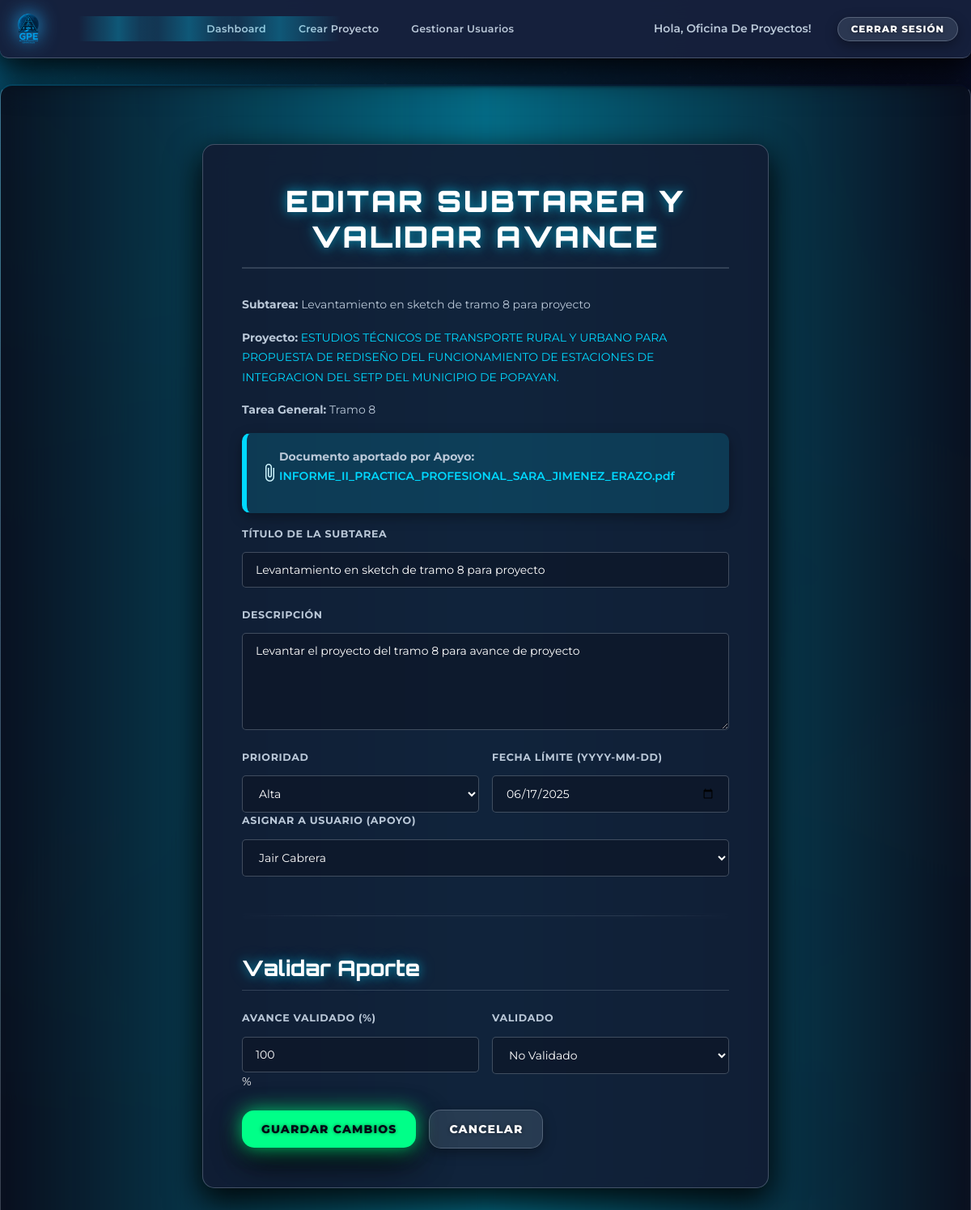
The page /subtarea/1/editar (signed in) on the database its author committed.
### models.py (models this page shows, shortened)
class User(db.Model, UserMixin):
    __tablename__ = 'user'
    id = db.Column(db.Integer, primary_key=True)
    username = db.Column(db.String(20), unique=True, nullable=False)
    email = db.Column(db.String(120), unique=True, nullable=False)
    password = db.Column(db.String(128), nullable=False)
    role = db.Column(db.String(20), nullable=False, default='apoyo')
    area_id = db.Column(db.Integer, db.ForeignKey('area.id'), nullable=True)
    area = db.relationship('Area', back_populates='users')
    leader_id = db.Column(db.Integer, db.ForeignKey('user.id'), nullable=True)
    leader = db.relationship('User', remote_side=[id], back_populates='apoyos')
    apoyos = db.relationship('User', back_populates='leader', lazy=True)
    is_active = db.Column(db.Boolean, default=True)
    confirmed = db.Column(db.Boolean, default=False)
    created_projects = db.relationship('Project', back_populates='creator', lazy=True, foreign_keys='Project.creator_id')
    tareas_generales_creadas = db.relationship('TareaGeneral', back_populates='creator', lazy=True, foreign_keys='TareaGeneral.creator_id')
    subtareas_asignadas = db.relationship('Subtarea', back_populates='assigned_user', lazy=True, foreign_keys='Subtarea.assigned_user_id')
    subtareas_creadas = db.relationship('Subtarea', back_populates='creator', lazy=True, foreign_keys='Subtarea.creator_id')
    subtareas_validadas = db.relationship('Subtarea', back_populates='validador', lazy=True, foreign_keys='Subtarea.validador_id')
    def __repr__(self):
        return f"<User {self.username} ({self.role}) - Área: {self.area.name if self.area else 'N/A'}>"

class Subtarea(db.Model):
    __tablename__ = 'subtarea'
    id = db.Column(db.Integer, primary_key=True)
    title = db.Column(db.String(100), nullable=False)
    description = db.Column(db.Text, nullable=True)
    status = db.Column(db.String(50), nullable=False, default='Pendiente')
    prioridad = db.Column(db.String(20), nullable=False, default='Media')
    fecha_limite = db.Column(db.Date, nullable=True)
    avance = db.Column(db.Integer, default=0)
    documento_aporte = db.Column(db.String(256), nullable=True)
    avance_validado = db.Column(db.Integer, default=0)
    validado = db.Column(db.Boolean, default=False)
    validador_id = db.Column(db.Integer, db.ForeignKey('user.id'), nullable=True)
    validador = db.relationship('User', back_populates='subtareas_validadas', foreign_keys=[validador_id])
    tarea_general_id = db.Column(db.Integer, db.ForeignKey('tarea_general.id'), nullable=False)
    tarea_general = db.relationship('TareaGeneral', back_populates='subtareas')
    assigned_user_id = db.Column(db.Integer, db.ForeignKey('user.id'), nullable=True)
    assigned_user = db.relationship('User', back_populates='subtareas_asignadas', foreign_keys=[assigned_user_id])
    creator_id = db.Column(db.Integer, db.ForeignKey('user.id'), nullable=False)
    creator = db.relationship('User', back_populates='subtareas_creadas', foreign_keys=[creator_id])

class Project(db.Model):
    __tablename__ = 'project'
    id = db.Column(db.Integer, primary_key=True)
    name = db.Column(db.String(100), nullable=False)
    description = db.Column(db.Text, nullable=True)
    date_created = db.Column(db.DateTime, default=datetime.utcnow)
    start_date = db.Column(db.Date, nullable=True)
    end_date = db.Column(db.Date, nullable=True)
    status = db.Column(db.String(50), nullable=False, default='En ejecución')
    area_id = db.Column(db.Integer, db.ForeignKey('area.id'), nullable=True)
    area = db.relationship('Area', back_populates='projects')
    creator_id = db.Column(db.Integer, db.ForeignKey('user.id'), nullable=False)
    creator = db.relationship('User', back_populates='created_projects', foreign_keys=[creator_id])
    tareas_generales = db.relationship('TareaGeneral', back_populates='project', lazy=True, cascade="all, delete-orphan")
    last_updated = db.Column(db.DateTime, default=datetime.utcnow, onupdate=datetime.utcnow)

class TareaGeneral(db.Model):
    __tablename__ = 'tarea_general'
    id = db.Column(db.Integer, primary_key=True)
    title = db.Column(db.String(100), nullable=False)
    description = db.Column(db.Text, nullable=True)
    fecha_limite = db.Column(db.Date, nullable=True)
    prioridad = db.Column(db.String(20), default='Media')
    status = db.Column(db.String(50), default='Pendiente')
    porcentaje_avance = db.Column(db.Float, default=0.0)
    project_id = db.Column(db.Integer, db.ForeignKey('project.id'), nullable=False)
    project = db.relationship('Project', back_populates='tareas_generales')
    area_id = db.Column(db.Integer, db.ForeignKey('area.id'), nullable=False)
    area = db.relationship('Area', back_populates='tareas_generales')
    creator_id = db.Column(db.Integer, db.ForeignKey('user.id'), nullable=False)
    creator = db.relationship('User', back_populates='tareas_generales_creadas', foreign_keys=[creator_id])
    subtareas = db.relationship('Subtarea', back_populates='tarea_general', lazy=True, cascade="all, delete-orphan")

### app.py (the view, shortened to what this page needs)
@app.route('/subtarea/<int:subtarea_id>/editar', methods=['GET', 'POST'])
@login_required
def editar_subtarea(subtarea_id):
    subtarea = Subtarea.query.get_or_404(subtarea_id)
    tg = subtarea.tarea_general
    proyecto = tg.project if tg else None
    can_edit = False
    if current_user.role == 'supervisor':
        can_edit = True
    elif current_user.role == 'encargado' and current_user.area_id == tg.area_id:
        can_edit = True
    elif current_user.role == 'apoyo' and subtarea.assigned_user_id == current_user.id:
        can_edit = True
    if not can_edit:
        flash("No tienes permiso para editar esta subtarea.", "danger")
        return redirect(url_for('ver_tarea_general', tarea_general_id=tg.id))
    form = SubtareaForm(obj=subtarea)
    form.assigned_user.query_factory = lambda: User.query.filter_by(
        role='apoyo',
        area_id=tg.area_id
    ).order_by(User.username).all()
    return render_template(
        'editar_subtarea_encargado.html',
        form=form,
        subtarea=subtarea,
        tarea_general=tg,
        project=proyecto
    )

### app.py (called while the page is built)
@app.context_processor
def inject_now():
    return {'now': datetime.utcnow()}

@login_manager.user_loader
def load_user(user_id):
    return db.session.get(User, int(user_id))

### templates/editar_subtarea_encargado.html (shortened to what this page needs)
{% extends "base.html" %}
{% block content %}
<div class="form-container">
    <h1 class="page-title">Editar Subtarea y Validar Avance</h1>
    <div class="metadata">
        <p><strong>Subtarea:</strong> {{ subtarea.title }}</p>
        <p>
            <strong>Proyecto:</strong>
            <a href="{{ url_for('ver_proyecto', project_id=project.id) }}" class="text-link">{{ project.name }}</a>
        </p>
        <p><strong>Tarea General:</strong> {{ tarea_general.title }}</p>
    </div>
    {% if subtarea.documento_aporte %}
        <div class="alert alert-info">
            <i class="material-icons-outlined">attach_file</i>
            <p>
                <strong>Documento aportado por Apoyo:</strong>
                <a href="{{ url_for('uploaded_file', filename=subtarea.documento_aporte) }}" target="_blank" class="text-link">
                    {{ subtarea.documento_aporte }}
                </a>
            </p>
        </div>
    {% else %}
        <div class="alert alert-warning">
            <i class="material-icons-outlined">warning</i>
            <p>El apoyo aún no ha subido ningún documento de evidencia para esta subtarea.</p>
        </div>
    {% endif %}
    <form method="POST" novalidate class="form-basic">
        <div class="form-group">
            {{ form.title.label(class="form-label") }}
            {{ form.title(class="form-control") }}
        </div>
        <div class="form-group">
            {{ form.description.label(class="form-label") }}
            {{ form.description(class="form-control", rows="3") }}
        </div>
        <div class="form-row">
            <div class="form-group">
                {{ form.prioridad.label(class="form-label") }}
                {{ form.prioridad(class="form-control") }}
            </div>
            <div class="form-group">
                {{ form.fecha_limite.label(class="form-label") }}
                {{ form.fecha_limite(class="form-control", type="date") }}
            </div>
        </div>
        <div class="form-group">
            {{ form.assigned_user.label(class="form-label") }}
            {{ form.assigned_user(class="form-control") }}
        </div>
        <hr class="form-divider">
        <h2 class="section-title">Validar Aporte</h2>
        <div class="form-row">
            <div class="form-group">
                {{ form.avance_validado.label(class="form-label") }}
                <div class="input-with-suffix">
                    {{ form.avance_validado(class="form-control", type="number", min="0", max="100") }}
                    <span class="suffix">%</span>
                </div>
            </div>
            <div class="form-group">
                {{ form.validado.label(class="form-label") }}
                {{ form.validado(class="form-control") }}
            </div>
        </div>
        <div class="form-actions">
            <button type="submit" class="button btn-primary">{{ form.submit.label.text }}</button>
            <a href="{{ url_for('ver_tarea_general', tarea_general_id=tarea_general.id) }}" class="button btn-secondary">Cancelar</a>
        </div>
    </form>
</div>
{% endblock %}

### templates/base.html (shortened to what this page needs)
<!DOCTYPE html>
<html lang="es">
<head>
  <link rel="preload" href="{{ url_for('static', filename='css/style.css') }}" as="style" onload="this.onload=null;this.rel='stylesheet'">
</head>
<body class="theme-dark">
  <div class="site-wrapper" id="main-wrapper" style="visibility: hidden;">
    <header class="jira-style-header" role="banner">
      <div class="header-left">
        <a href="{{ current_user.is_authenticated and url_for('dashboard') or url_for('index') }}" class="logo-link" aria-label="Inicio">
          <img src="{{ url_for('static', filename='images/Logo.png') }}" alt="Logo del Sistema de Proyectos" class="header-logo" />
        </a>
      </div>
      <nav class="header-center-nav" aria-label="Navegación principal">
        {% if current_user.is_authenticated %}
          <ul class="nav-list">
            <li>
              <a href="{{ url_for('dashboard') }}" {% if request.endpoint == 'dashboard' %}aria-current="page"{% endif %}>
                Dashboard
              </a>
            </li>
            {% if current_user.role == 'supervisor' %}
              <li>
                <a href="{{ url_for('crear_proyecto') }}" {% if request.endpoint == 'crear_proyecto' %}aria-current="page"{% endif %}>
                  Crear Proyecto
                </a>
              </li>
            {% endif %}
            {% if current_user.role in ['supervisor', 'encargado'] %}
              <li>
                <a href="{{ url_for('gestionar_usuarios') }}" {% if request.endpoint == 'gestionar_usuarios' %}aria-current="page"{% endif %}>
                  Gestionar Usuarios
                </a>
              </li>
            {% endif %}
          </ul>
        {% endif %}
      </nav>
      <nav class="header-right" aria-label="Navegación de usuario">
        <ul class="nav-list">
          {% if current_user.is_authenticated %}
            <li class="welcome-message">Hola, {{ current_user.username.replace('_', ' ').title() }}!</li>
            <li><a href="{{ url_for('logout') }}" class="button btn-secondary">Cerrar Sesión</a></li>
          {% else %}
            <li><a href="{{ url_for('roles') }}" class="button btn-primary">Iniciar Sesión</a></li>
            <li><a href="{{ url_for('register_apoyo') }}" class="button btn-secondary">Registrarse</a></li>
          {% endif %}
        </ul>
      </nav>
    </header>
    <div class="container app-container">
      <main id="main-content" class="content-area" role="main">
        {% block content %}{% endblock %}
      </main>
    </div>
  </div>
</body>
</html>

### templates/base.html (style rules this page uses)
html, body { margin: 0; padding: 0; background-color: #0d1117; color: #ffffff; font-family: 'Montserrat', sans-serif; overflow-x: hidden; }

### rows shown on the page
User: username.replace "Oficina De Proyectos"
Subtarea: title "Levantamiento en sketch de tramo 8 para proyecto", documento_aporte "INFORME_II_PRACTICA_PROFESIONAL_SARA_JIMENEZ_ERAZO.pdf", description "Levantar el proyecto del tramo 8 para avance de proyecto", prioridad "Alta", fecha_limite "06/17/2025", assigned_user "Jair Cabrera", avance_validado "100", validado "No Validado"
Project: name "ESTUDIOS TÉCNICOS DE TRANSPORTE RURAL Y URBANO PARA PROPUESTA DE REDISEÑO DEL FUNCIONAMIENTO DE ESTACIONES DE INTEGRACION DEL SETP DEL MUNICIPIO DE POPAYAN."
TareaGeneral: title "Tramo 8"
